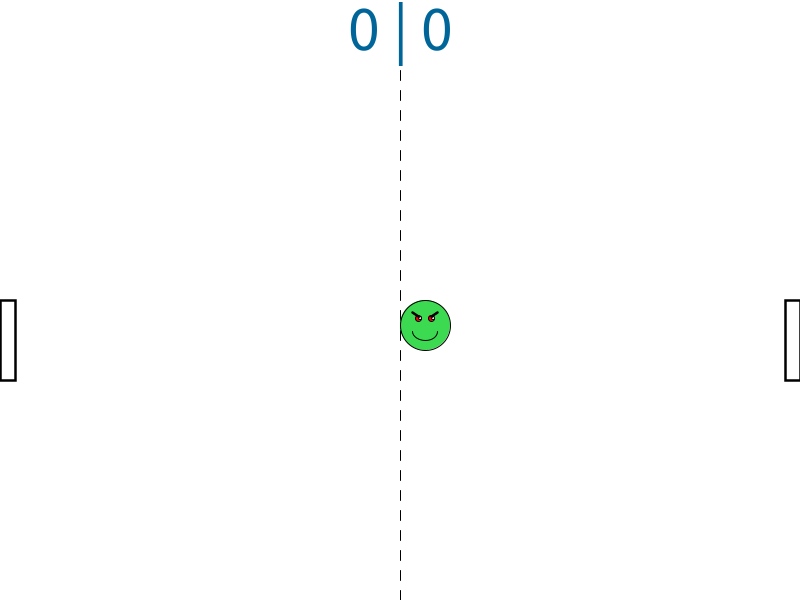
Frame 1 (no input)
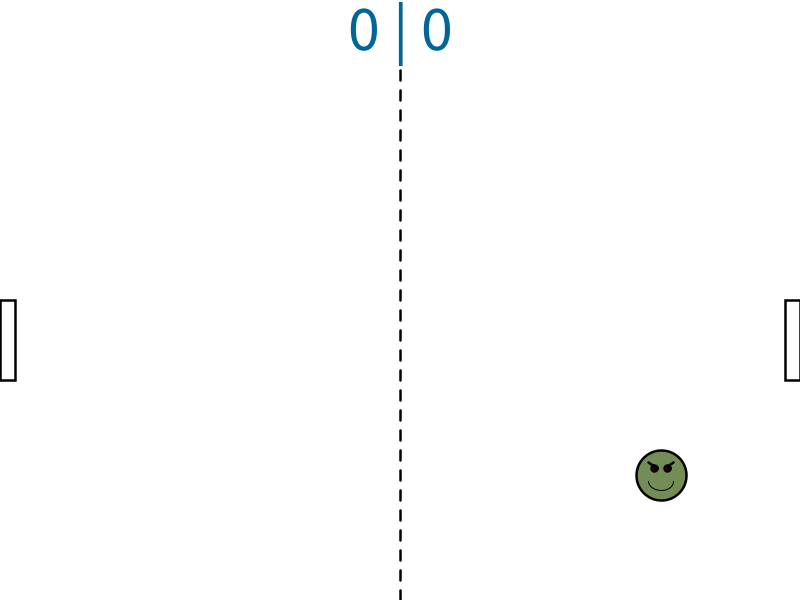
Frame 60 (the mouse pressed at the canvas centre just before this capture)
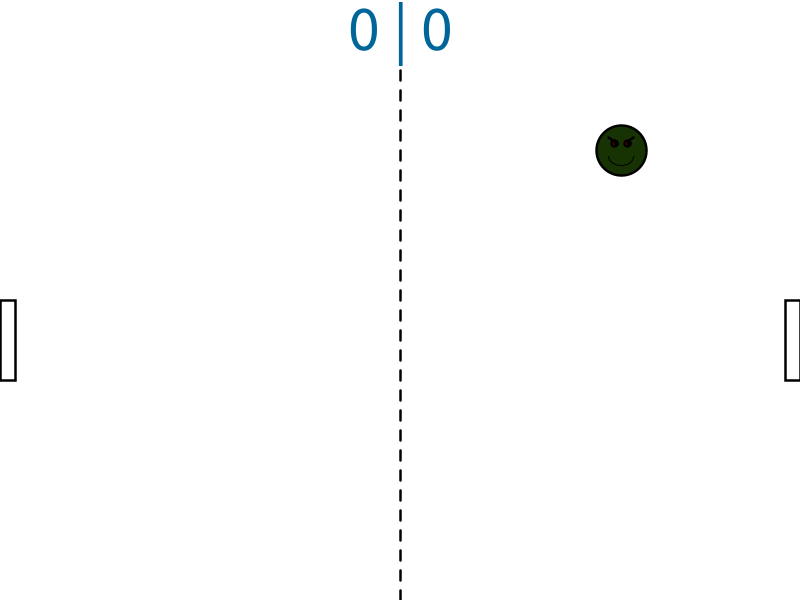
Frame 120 (the mouse held since frame 60 and released just before this capture)

The Processing sketch that drew these frames (run headless with seeded random() and noise(); from frame 60 on, the mouse is pressed at the canvas centre):

// Processing sketch: PingPong
// ── PingPong.pde
int x, y;
int speedx, speedy;
color faceColor;
int paddle1Y, paddle2Y;
int paddleSpeed = 5;
int paddleHeight = 80;
int paddleWidth = 15;
int score1 = 0, score2 = 0;

void setup() {
    size(800, 600);
    x = width / 2;
    y = height / 2;
    speedx = floor(random(-7, 7));
    while (abs(speedx) < 4) {
        speedx = floor(random(-7, 7));
    }
    speedy = floor(random(-7, 7));
    faceColor = color(random(255), random(255), random(255));
    paddle1Y = height / 2;
    paddle2Y = height / 2;
    speedx = abs(speedx) * ((score1+score2)%2==0 ? 1 : -1);

    textSize(64);
}

void draw() {
    background(255);

    // Draw the score board
    textAlign(CENTER);
    fill(0, 102, 153);
    text(score1 + " | " + score2, width / 2, 50);

    // Draw the field lines
    stroke(0);
    for (int i = 70; i < height; i += 20) {
        line(width / 2, i, width / 2, i + 10);
    }
    
    // line(0, 0, width, 0); // Top border
    // line(0, height, width, height); // Bottom border
    // line(0, 0, 0, height); // Left border
    // line(width, 0, width, height); // Right border

    // Draw the face
    fill(faceColor);
    ellipse(x + 25, y + 25, 50, 50);

    // Draw the eyes
    fill(255, 0, 0);
    ellipse(x + 18, y + 18, 6, 6);
    ellipse(x + 31, y + 18, 6, 6);

    // Draw the pupils
    fill(255);
    ellipse(x + 20, y + 18, 2.5, 2.5);
    ellipse(x + 33, y + 18, 2.5, 2.5);

    // Draw the mouth
    noFill();
    stroke(0);
    strokeWeight(1);
    arc(x + 25, y + 31, 25, 18, 0, PI);

    // Draw the eyebrows
    stroke(0);
    strokeWeight(2.5);
    line(x + 12, y + 12, x + 18, y + 16);
    line(x + 37, y + 12, x + 31, y + 16);

    // Draw the paddles
    rect(0, paddle1Y, paddleWidth, paddleHeight);
    rect(width - paddleWidth, paddle2Y, paddleWidth, paddleHeight);

    // Move the face
    x = x + speedx;
    y = y + speedy;

    // Bounce the face off the top and bottom
    if (y < 0 || y > height - 50) {
        speedy *= -1;
        faceColor = color(random(255), random(255), random(255));
    }

    // Bounce the face off the paddles
    if (x < paddleWidth) {
        if (y + 50 > paddle1Y && y < paddle1Y + paddleHeight) {
            speedx *= -1;
            faceColor = color(random(255), random(255), random(255));
        } else {
            score2++;
            reset();
        }
        chg_speedy();
    }

    if (x > width - paddleWidth - 50) {
        if (y + 50 > paddle2Y && y < paddle2Y + paddleHeight) {
            speedx *= -1;
            faceColor = color(random(255), random(255), random(255));
        } else {
            score1++;
            reset();
        }
        chg_speedy();
    }

    // Move the paddles
    if (keyPressed) {
        if (key == 'w' && paddle1Y > 0) {
            paddle1Y -= paddleSpeed;
        }
        if (key == 's' && paddle1Y < height - paddleHeight) {
            paddle1Y += paddleSpeed;
        }
        if (key == 'o' && paddle2Y > 0) {
            paddle2Y -= paddleSpeed;
        }
        if (key == 'l' && paddle2Y < height - paddleHeight) {
            paddle2Y += paddleSpeed;
        }
    }
}

void reset() {
    println(score1, score2);
    x = width / 2;
    y = height / 2;
    speedx = floor(random(-7, 7));
    while (abs(speedx) < 4) {
        speedx = floor(random(-7, 7));
    }
    speedy = floor(random(-7, 7));
    faceColor = color(random(255), random(255), random(255));
    speedx = abs(speedx) *((score1+score2)%2==0 ? 1 : -1);
}

void chg_speedy(){
    if(abs(speedy) < 1) speedy += random(-2, 2);
    else if(abs(speedy) < 3) speedy += random(-1.5, 1.5);
    else if(abs(speedy) < 5) speedy += random(-1, 1);
    else speedy -= abs(speedy)/speedy * random(0, 0.5);
}
